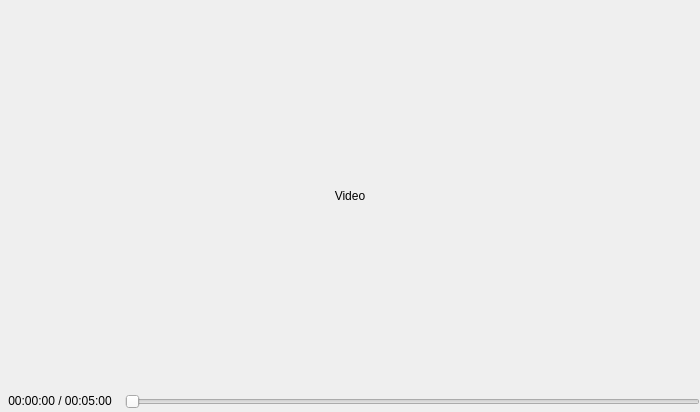
<?xml version="1.0" encoding="UTF-8"?>
<ui version="4.0">
 <class>VideoPlayer</class>
 <widget class="QWidget" name="VideoPlayer">
  <property name="geometry">
   <rect>
    <x>0</x>
    <y>0</y>
    <width>700</width>
    <height>412</height>
   </rect>
  </property>
  <property name="windowTitle">
   <string>Video</string>
  </property>
  <layout class="QVBoxLayout" name="verticalLayout">
   <property name="spacing">
    <number>0</number>
   </property>
   <property name="leftMargin">
    <number>0</number>
   </property>
   <property name="topMargin">
    <number>0</number>
   </property>
   <property name="rightMargin">
    <number>0</number>
   </property>
   <property name="bottomMargin">
    <number>0</number>
   </property>
   <item>
    <widget class="QLabel" name="player">
     <property name="sizePolicy">
      <sizepolicy hsizetype="Preferred" vsizetype="Expanding">
       <horstretch>0</horstretch>
       <verstretch>0</verstretch>
      </sizepolicy>
     </property>
     <property name="text">
      <string>Video</string>
     </property>
     <property name="alignment">
      <set>Qt::AlignmentFlag::AlignCenter</set>
     </property>
    </widget>
   </item>
   <item>
    <layout class="QHBoxLayout" name="horizontalLayout">
     <property name="spacing">
      <number>5</number>
     </property>
     <property name="sizeConstraint">
      <enum>QLayout::SizeConstraint::SetDefaultConstraint</enum>
     </property>
     <property name="topMargin">
      <number>3</number>
     </property>
     <property name="bottomMargin">
      <number>3</number>
     </property>
     <item>
      <widget class="QLabel" name="label">
       <property name="sizePolicy">
        <sizepolicy hsizetype="Fixed" vsizetype="Fixed">
         <horstretch>0</horstretch>
         <verstretch>0</verstretch>
        </sizepolicy>
       </property>
       <property name="minimumSize">
        <size>
         <width>120</width>
         <height>0</height>
        </size>
       </property>
       <property name="text">
        <string>00:00:00 / 00:05:00</string>
       </property>
       <property name="alignment">
        <set>Qt::AlignmentFlag::AlignCenter</set>
       </property>
      </widget>
     </item>
     <item>
      <widget class="QSlider" name="horizontalSlider">
       <property name="sizePolicy">
        <sizepolicy hsizetype="Expanding" vsizetype="Fixed">
         <horstretch>0</horstretch>
         <verstretch>0</verstretch>
        </sizepolicy>
       </property>
       <property name="minimumSize">
        <size>
         <width>20</width>
         <height>0</height>
        </size>
       </property>
       <property name="orientation">
        <enum>Qt::Orientation::Horizontal</enum>
       </property>
      </widget>
     </item>
    </layout>
   </item>
  </layout>
 </widget>
 <resources/>
 <connections/>
</ui>
